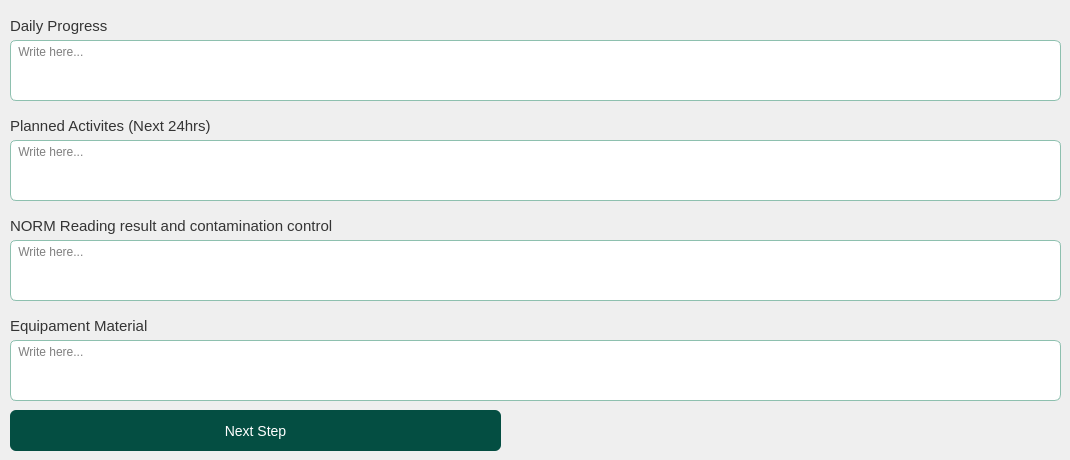
     <widget class="QWidget" name="tb_dayshift_activities">
      <attribute name="title">
       <string>Dayshift Activities</string>
      </attribute>
      <widget class="QLabel" name="lbl_daily_progress">
       <property name="geometry">
        <rect>
         <x>10</x>
         <y>10</y>
         <width>101</width>
         <height>31</height>
        </rect>
       </property>
       <property name="font">
        <font>
         <pointsize>11</pointsize>
        </font>
       </property>
       <property name="styleSheet">
        <string notr="true">color: rgb(52, 52, 52);</string>
       </property>
       <property name="text">
        <string>Daily Progress</string>
       </property>
      </widget>
      <widget class="QPushButton" name="btn_next_step_dayshift_per_person">
       <property name="geometry">
        <rect>
         <x>10</x>
         <y>410</y>
         <width>491</width>
         <height>41</height>
        </rect>
       </property>
       <property name="styleSheet">
        <string notr="true">

QPushButton#btn_next_step_dayshift_per_person{

border:none;
background-color:#044e42;
color:white;
font-size:14px;
border-radius: 6px;
transition: background-color 0.5s ease;
padding:10px;
text-align:rigth;
}

QPushButton#btn_next_step_dayshift_per_person:hover{
 background-color: #044e42;
border-radius: 6px;
transition: background-color 0.5s ease;
padding:10px;
}

QPushButton#btn_next_step_dayshift_per_person:pressed {
 background-color: #044e42;
border-radius: 6px;
background-color: #033029;
padding:10px;
 }
</string>
       </property>
       <property name="text">
        <string>Next Step</string>
       </property>
       <property name="icon">
        <iconset>
         <normaloff>../../img/check-solid.svg</normaloff>../../img/check-solid.svg</iconset>
       </property>
      </widget>
      <widget class="QPlainTextEdit" name="txt_area_daily_progress">
       <property name="geometry">
        <rect>
         <x>10</x>
         <y>40</y>
         <width>1051</width>
         <height>61</height>
        </rect>
       </property>
       <property name="styleSheet">
        <string notr="true">background-color:#fff;
border: 1px solid #8ec0af;
border-radius: 6px</string>
       </property>
       <property name="placeholderText">
        <string> Write here...</string>
       </property>
      </widget>
      <widget class="QLabel" name="lbl_planned_activities">
       <property name="geometry">
        <rect>
         <x>10</x>
         <y>110</y>
         <width>211</width>
         <height>31</height>
        </rect>
       </property>
       <property name="font">
        <font>
         <pointsize>11</pointsize>
        </font>
       </property>
       <property name="styleSheet">
        <string notr="true">color: rgb(52, 52, 52);</string>
       </property>
       <property name="text">
        <string>Planned Activites (Next 24hrs)</string>
       </property>
      </widget>
      <widget class="QPlainTextEdit" name="txt_area_planed_activities">
       <property name="geometry">
        <rect>
         <x>10</x>
         <y>140</y>
         <width>1051</width>
         <height>61</height>
        </rect>
       </property>
       <property name="styleSheet">
        <string notr="true">background-color:#fff;
border: 1px solid #8ec0af;
border-radius: 6px</string>
       </property>
       <property name="placeholderText">
        <string> Write here...</string>
       </property>
      </widget>
      <widget class="QLabel" name="lbl_norm_reading">
       <property name="geometry">
        <rect>
         <x>10</x>
         <y>210</y>
         <width>331</width>
         <height>31</height>
        </rect>
       </property>
       <property name="font">
        <font>
         <pointsize>11</pointsize>
        </font>
       </property>
       <property name="styleSheet">
        <string notr="true">color: rgb(52, 52, 52);</string>
       </property>
       <property name="text">
        <string>NORM Reading result and contamination control</string>
       </property>
      </widget>
      <widget class="QPlainTextEdit" name="txt_area_norm_reading">
       <property name="geometry">
        <rect>
         <x>10</x>
         <y>240</y>
         <width>1051</width>
         <height>61</height>
        </rect>
       </property>
       <property name="styleSheet">
        <string notr="true">background-color:#fff;
border: 1px solid #8ec0af;
border-radius: 6px</string>
       </property>
       <property name="placeholderText">
        <string> Write here...</string>
       </property>
      </widget>
      <widget class="QLabel" name="lbl_equipament_material">
       <property name="geometry">
        <rect>
         <x>10</x>
         <y>310</y>
         <width>141</width>
         <height>31</height>
        </rect>
       </property>
       <property name="font">
        <font>
         <pointsize>11</pointsize>
        </font>
       </property>
       <property name="styleSheet">
        <string notr="true">color: rgb(52, 52, 52);</string>
       </property>
       <property name="text">
        <string>Equipament Material</string>
       </property>
      </widget>
      <widget class="QPlainTextEdit" name="txt_area_equipament_material">
       <property name="geometry">
        <rect>
         <x>10</x>
         <y>340</y>
         <width>1051</width>
         <height>61</height>
        </rect>
       </property>
       <property name="styleSheet">
        <string notr="true">background-color:#fff;
border: 1px solid #8ec0af;
border-radius: 6px</string>
       </property>
       <property name="placeholderText">
        <string> Write here...</string>
       </property>
      </widget>
     </widget>
